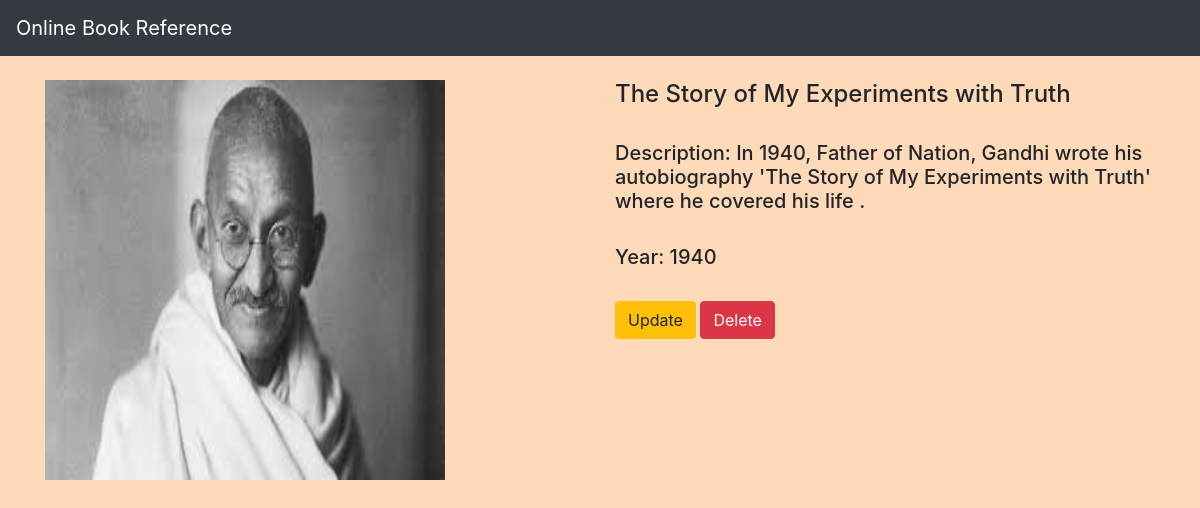
Page /product/3/ on the committed database.
### productapp/models.py (models this page shows, shortened)
class Book(models.Model):
    bname=models.CharField(max_length=250)
    bdesc=models.TextField()
    byear=models.IntegerField()
    bimg=models.ImageField(upload_to="gallery")

### productapp/views.py (the view)
# urls.py: path('product/<int:id>/',views.detail,name='detail'),
def detail(request,id):
    pd=Book.objects.get(id=id)
    return render(request,'detail.html',{'pd':pd})

### templates/detail.html
{% extends 'base.html' %}
{% block body %}
<br>
<div class="container">
    <div class="row">
        <div class="col-md-6">
            <img src="{{pd.bimg.url}}" width="400" height="400">
        </div>
        <div class="col-md-6" style="align:right">
            <h4>{{pd.bname}}</h4><br>
            <h5>Description: {{pd.bdesc}}</h5><br>
            <h5>Year: {{pd.byear}}</h5>
            <br>
            <a class="btn btn-warning" href="{% url 'productapp:update' pd.id %}">Update</a>
            <a class="btn btn-danger" href="{% url 'productapp:delete' pd.id %}">Delete</a>
        </div>
    </div>
</div>
{% endblock  %}

### static/style.css (style rules this page uses)
body { background-color:PeachPuff }

### rows in the picture
Book: bimg (picture), bname "The Story of My Experiments with Truth", bdesc "In 1940, Father of Nation, Gandhi wrote his autobiography 'The Story of My Experiments with Truth' where he covered his life .", byear "1940"
